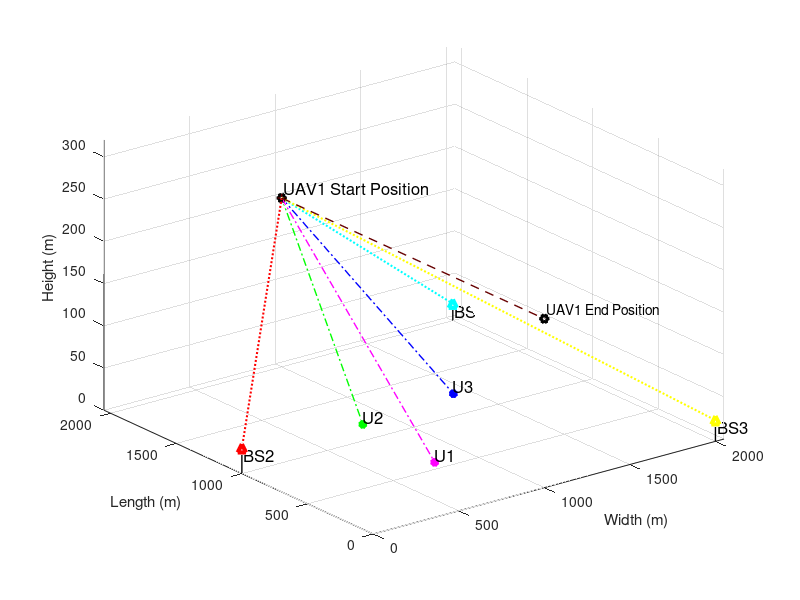

Reproduce this figure in MATLAB. (Note: this script raises an error after producing the figure.)
clc;
clear variables;
close all;

%% Simulation Environment

enWidth = 2000;             % Simulation Environment Width (X axis)
enLength = 2000;            % Simulation Environment Length (Y axis)
enHeight = 320;             % Simulation Environment Height (Z axis)
maxHeighUAV = 300;          % Maximum Height of UAV
minHeighUAV = 50;           % Minimum Height of UAV
noUsers = 3;                % Number of Users
noBS = 3;                   % Number of Base Sations
noUAV = 1;                  % Number of UAVs

%% Ground Users, Base Stations and UAV Positions


for i=1:noUAV
    % UAV Start Position
    xUAV_S(i) = 1000;       % UAV start position in X axis
    yUAV_S(i) = enLength;   % UAV start position in Y axis
    zUAV_S(i) = 200;        % UAV start position in Z axis
    
    % UAV End Position
    xUAV_E(i) = 1000;       % UAV end position in X axis
    yUAV_E(i) = 0;          % UAV end position in Y axis
    zUAV_E(i) = 200;        % UAV end position in Z axis
end

% Initialization of UAV moving positions
for i=1:noUAV
    xUAV(i) = 1000;         % UAV position in X axis
    yUAV(i) = enLength;     % UAV position in Y axis
    zUAV(i) = zUAV_S(i);    % UAV position in Z axis
end

% BS positions in the environment
xBS = [2000,0,2000];        % BSs positions in X axis
yBS = [2000,1000,0];        % BSs positions in Y axis
zBS = [20, 30, 25];         % BSs positions in Z axis

% Ground Users' posision
for i=1:noUsers
    xUser(i) = randi([enWidth/4, 3*enWidth/4]);     % User position in X axis
    yUser(i) = randi([enLength/4, 3*enLength/4]);   % User position in Y axis
    zUser(i) = 0;                                   % User position in Z axis = 0
end

%% Figure plot in Initialization of Environment


% Ground User plotting
figure,
%userPlot = plot3(xUser,yUser,zUser,'k*','linewidth',3); hold on;
userColorCode = ['m*';'g*';'b*'];
for o=1:noUsers
    userPlot(o) = plot3(xUser(o),yUser(o),zUser(o),userColorCode(o,:),'linewidth',3); 
    hold on;
end
for o=1:noUsers
    textUsers(o) = text(xUser(o)-10,yUser(o)-10,zUser(o)+10,['U',num2str(o)],'FontSize', 12);
    %textUsAngle(o) = text(xUser(o)+10,yUser(o)+10,['U_{\theta_{',num2str(o),'}}'],'FontSize', 12);
end

% UAVs Plotting
uavColorCode = ['kh'];
for o=1:noUAV
    plot3(xUAV_S(o), yUAV_S(o), zUAV_S(o), uavColorCode(o,:),'linewidth', 3);
end
for o=1:noUAV
    text(xUAV_S(o) + 20, yUAV_S(o) + 10, zUAV_S(o) + 10,['UAV',num2str(o),' Start Position'],'FontSize', 12);
end

for o=1:noUAV
    plot3(xUAV_E(o), yUAV_E(o), zUAV_E(o), uavColorCode(o,:),'linewidth', 3);
end
for o=1:noUAV
    text(xUAV_E(o) + 20, yUAV_E(o) + 10, zUAV_E(o) + 10,['UAV',num2str(o),' End Position']);
end

% BSs Plotting
bsColorCode = ['c^';'r^';'y^'];
for o=1:noBS
    plot3(xBS(o), yBS(o), zBS(o), bsColorCode(o,:),'linewidth', 3);
end
for o=1:noBS
    plot3([xBS(o) xBS(o)], [yBS(o) yBS(o)],[zBS(o) 0], 'k-','linewidth', 1); drawnow
    text(xBS(o) + 20, yBS(o) + 10, zBS(o) - 10,['BS', num2str(o)],'FontSize', 12);
end

% Plotting LoS Channel between BSs and UAVs
bsColorCodeLine = ['c:';'r:';'y:'];
for i = 1:noUAV
    for directBS = 1:noBS
        plot3([xUAV(i) xBS(directBS)], [yUAV(i) yBS(directBS)],[zUAV(i) zBS(directBS)], bsColorCodeLine(directBS,:),'linewidth', 1.5); drawnow
    end
end

% Plotting LoS Channel between users and UAVs
userColorCodeLine = ['m-.';'g-.';'b-.'];
for i = 1:noUAV
    for directUsers = 1:noUsers
        plot3([xUAV(i) xUser(directUsers)], [yUAV(i) yUser(directUsers)],[zUAV(i) zUser(directUsers)], userColorCodeLine(directUsers,:),'linewidth', 1); drawnow
    end
end

% Plotting UAV default path
for i = 1:noUAV
    plot3([xUAV_S(i) xUAV_E(i)], [yUAV_S(i) yUAV_E(i)],[zUAV_S(i) zUAV_E(i)], '--', 'Color', '#660000' ,'linewidth', 1); drawnow
end

mx = (zUAV_S - zUAV_E)/(yUAV_S - yUAV_E);
c = zUAV_S - mx*yUAV_S;

% 3D Plot labels
xlim([0 2050])
ylim([0 2050])
zlim([0 320])
xlabel('Width (m)');
ylabel('Length (m)');
zlabel('Height (m)');
grid on; hold on; drawnow

%% Information for path loss model

eta = 2.5;              % Path Loss Component
b_0dB = -50;            % Reference Channel Gain in dB
b_0 = db2pow(b_0dB);    % Reference Channel Gain in linear scale
k = 0.01;               % Additional attenuation for NLoS

%% Infromation for Rician Fading Model

% Rician factor
K_min = 4;      % K_min value in dB
K_max = 12;     % K_max value in dB

A1 = db2pow(K_min);
A2 = (2/pi)*log((db2pow(K_max))/A1);

%N = 10^5;
g = sqrt(1/2)*(randn(1,1)+1i*randn(1,1));


%% Simulation
index = 1;
for j = enLength:-100:0
    for i=1:noUAV
        zUAV(i) = mx*j + c;
        yUAV(i) = j;
        plot3(xUAV(i),  yUAV(i),  zUAV(i), '+','Color','#660000','linewidth', 1);hold on;

        % LoS distance between UAVs and BSs
        for bm=1:noBS
            groundDisUAV_BS(i,bm) = sqrt((xUAV(i)-xBS(bm))^2 + (yUAV(i)-yBS(bm))^2);
            DisUAV_BS(i,bm) = sqrt(groundDisUAV_BS(i,bm)^2 + (zBS(bm)-zUAV(i))^2);
            
            % Elavation Angle in radiant between UAVs and Users
            angleUAV_BS(i,bm) = atan(abs(zBS(bm)-zUAV(i))/groundDisUAV_BS(i,bm))*(180/pi);
            
            PLoS_BS(index,i,bm) = 1/(1+(10*exp(-0.6*(angleUAV_BS(i,bm)-10))));
            
            pow_LoS_BS = b_0*(DisUAV_BS(i,bm)^(-eta));
            
            
            % Angle depend rician factor
            K_UAV_BS(i,bm) = A1*exp(A2*angleUAV_BS(i,bm)*(pi/180));
            
            g_UAV_BS(i,bm) = sqrt(K_UAV_BS(i,bm)/(1+K_UAV_BS(i,bm)))*g + sqrt(1/(1+K_UAV_BS(i,bm)))*g;
            
            h_UAV_BS(index,i,bm) = sqrt(pow_LoS_BS)*g_UAV_BS(i,bm);
            
            h_UAV_BS_dB(index,i,bm) = pow2db(abs(h_UAV_BS(index,i,bm))^2);
            
        end
        
        % LoS distance between UAVs and Users
        for m=1:noUsers
            groundDisUAV_User(i,m) = sqrt((xUAV(i)-xUser(m))^2 + (yUAV(i)-yUser(m))^2);
            DisUAV_User(i,m) = sqrt(groundDisUAV_User(i,m)^2 + zUAV(i)^2);
            
            % Elavation Angle in radiant between UAVs and Users
            angleUAV_User(i,m) = atan(zUAV(i)/groundDisUAV_User(i,m))*(180/pi);
            
            
            PLoS(index,i,m) = 1/(1+(10*exp(-0.6*(angleUAV_User(i,m)-10))));
            
            pow_LoS = b_0*(DisUAV_User(i,m)^(-eta));
            
            
            % Angle depend rician factor
            K_UAV_User(i,m) = A1*exp(A2*angleUAV_User(i,m)*(pi/180));
            
            g_UAV_User(i,m) = sqrt(K_UAV_User(i,m)/(1+K_UAV_User(i,m)))*g + sqrt(1/(1+K_UAV_User(i,m)))*g;
            
            h_UAV_Users(index,i,m) = sqrt(pow_LoS)*g_UAV_User(i,m);
            
            h_UAV_Users_dB(index,i,m) = pow2db(abs(h_UAV_Users(index,i,m))^2);
           
        end
        
        % Power coefficeints calculation for users
        [pow_coef_array_ch(index,:), pow_coef_array_fr(index,:)] = findPowCoeff(abs(h_UAV_Users(index,i,:)),noUsers);
        
        % Achievable Rate Calculations for Users
        [achievableRate_ch(index,:), achievableRate_fr(index,:)] = findAchievableRate(h_UAV_Users(index,i,:),pow_coef_array_ch(index,:),pow_coef_array_fr(index,:),noUsers);
        
        % Achievable Rate Calculations for BSs
        achievableRate_BS(index,:) = findAchievableRate_BS(h_UAV_BS(index,i,:),noBS);
        
        % Achievable Rate Calculations for Users in SWIPT model
        [achievableRate_ch_SWIPT(index,:), achievableRate_fr_SWIPT(index,:)] = findAchievableRate_SWIPT(h_UAV_Users(index,i,:),h_UAV_BS(index,i,:),pow_coef_array_ch(index,:),pow_coef_array_fr(index,:),noUsers);
        
        minRate = min(achievableRate_ch(index,:))
        if index>1 && index<21
            updatedPosition = positionUpdate_PSO(xUAV(i),yUAV(i),zUAV(i),minRate,noUsers,xUser,yUser,g);
            up_xUAV(index,i) = xUAV(i) + updatedPosition.position(1);
            up_zUAV(index,i) = zUAV(i) + updatedPosition.position(2);
            up_yUAV(index,i) = yUAV(i);
        else
            up_xUAV(index,i) = xUAV(i);
            up_yUAV(index,i) = yUAV(i);
            up_zUAV(index,i) = zUAV(i);
        end
        plot3(up_xUAV(index,i),  up_yUAV(index,i),  up_zUAV(index,i), 'gh','linewidth', 0.5);hold on;
        
        if index>1 
            plot3([up_xUAV(index-1,i) up_xUAV(index,i)], [up_yUAV(index-1,i) up_yUAV(index,i)],[up_zUAV(index-1,i) up_zUAV(index,i)], 'g--','linewidth', 0.5); drawnow
        end
       % updatedPosition.minRate
        % LoS distance between UAVs and BSs
        for bm=1:noBS
            groundDisUAV_BS_Up(i,bm) = sqrt((up_xUAV(index,i)-xBS(bm))^2 + (up_yUAV(index,i)-yBS(bm))^2);
            DisUAV_BS_Up(i,bm) = sqrt(groundDisUAV_BS_Up(i,bm)^2 + (zBS(bm)-up_zUAV(index,i))^2);
            
            % Elavation Angle in radiant between UAVs and Users
            angleUAV_BS_Up(i,bm) = atan(abs(zBS(bm)-up_zUAV(index,i))/groundDisUAV_BS_Up(i,bm))*(180/pi);
            
            PLoS_BS_Up(index,i,bm) = 1/(1+(10*exp(-0.6*(angleUAV_BS_Up(i,bm)-10))));
            
            pow_LoS_BS_Up = b_0*(DisUAV_BS_Up(i,bm)^(-eta));
            pow_NLoS_BS_Up = k*b_0*(DisUAV_BS_Up(i,bm)^(-eta));
            Ch_pow_LoS_BS_Up(index,i,bm) = pow2db(pow_LoS_BS_Up); 
            Ch_pow_NLoS_BS_Up(index,i,bm) = pow2db(pow_NLoS_BS_Up);
            
            % Expected Path Loss Channel gain
            E_bd_BS_Up = PLoS_BS_Up(index,i,bm)*pow_LoS_BS_Up + (1 - PLoS_BS_Up(index,i,bm))*pow_NLoS_BS_Up;
            E_bd_dB_BS_Up(index,i,bm) = pow2db(E_bd_BS_Up); % in dB
            
            % Angle depend rician factor
            K_UAV_BS_Up(i,bm) = A1*exp(A2*angleUAV_BS_Up(i,bm)*(pi/180));
            
            g_UAV_BS_Up(i,bm) = sqrt(K_UAV_BS_Up(i,bm)/(1+K_UAV_BS_Up(i,bm)))*g + sqrt(1/(1+K_UAV_BS_Up(i,bm)))*g;
            
            h_UAV_BS_Up(index,i,bm) = sqrt(pow_LoS_BS_Up)*g_UAV_BS_Up(i,bm);
            
            h_UAV_BS_dB_Up(index,i,bm) = pow2db(abs(h_UAV_BS_Up(index,i,bm))^2);
            
        end
        
        % LoS distance between UAVs and Users
        for m=1:noUsers
            groundDisUAV_User_Up(i,m) = sqrt((up_xUAV(index,i)-xUser(m))^2 + (up_yUAV(index,i)-yUser(m))^2);
            DisUAV_User_Up(i,m) = sqrt(groundDisUAV_User_Up(i,m)^2 + up_zUAV(index,i)^2);
            
            % Elavation Angle in radiant between UAVs and Users
            angleUAV_User_Up(i,m) = atan(up_zUAV(index,i)/groundDisUAV_User_Up(i,m))*(180/pi);
            
            
            PLoS_Up(index,i,m) = 1/(1+(10*exp(-0.6*(angleUAV_User_Up(i,m)-10))));
            
            pow_LoS_Up = b_0*(DisUAV_User_Up(i,m)^(-eta));
            pow_NLoS_Up = k*b_0*(DisUAV_User_Up(i,m)^(-eta));
            Ch_pow_LoS_Up(index,i,m) = pow2db(pow_LoS_Up); 
            Ch_pow_NLoS_Up(index,i,m) = pow2db(pow_NLoS_Up);
            
            % Expected Path Loss Channel gain
            E_bd_Up = PLoS_Up(index,i,m)*pow_LoS_Up + (1 - PLoS_Up(index,i,m))*pow_NLoS_Up;
            E_bd_dB_Up(index,i,m) = pow2db(E_bd_Up); % in dB
            
            
            % Angle depend rician factor
            K_UAV_User_Up(i,m) = A1*exp(A2*angleUAV_User_Up(i,m)*(pi/180));
            
            g_UAV_User_Up(i,m) = sqrt(K_UAV_User_Up(i,m)/(1+K_UAV_User_Up(i,m)))*g + sqrt(1/(1+K_UAV_User_Up(i,m)))*g;
            
            h_UAV_Users_Up(index,i,m) = sqrt(pow_LoS_Up)*g_UAV_User_Up(i,m);
            
            h_UAV_Users_dB_Up(index,i,m) = pow2db(abs(h_UAV_Users_Up(index,i,m))^2);
           
        end
%         %%%%%%%%%%%%%%%%%%%%%%%%%%%%%%%%%%%%%%%%%%%%%%%%%%%%%%%%%%%%%%%%%%%%%%%%%%%%%%%%%%%%%%%%%%%%%%%%%%
%         minRate_SWIPT = min(achievableRate_ch_SWIPT(index,:))
%         if index>1 && index<21
%             updatedPosition_SWIPT = positionUpdate_PSO_SWIPT(xUAV(i),yUAV(i),zUAV(i),xBS,yBS,zBS,minRate,noUsers,xUser,yUser,g,noBS);
%             up_xUAV_SWIPT(index,i) = xUAV(i) + updatedPosition_SWIPT.position(1);
%             up_zUAV_SWIPT(index,i) = zUAV(i) + updatedPosition_SWIPT.position(2);
%             up_yUAV_SWIPT(index,i) = yUAV(i);
%         else
%             up_xUAV_SWIPT(index,i) = xUAV(i);
%             up_yUAV_SWIPT(index,i) = yUAV(i);
%             up_zUAV_SWIPT(index,i) = zUAV(i);
%         end
%         plot3(up_xUAV_SWIPT(index,i),  up_yUAV_SWIPT(index,i),  up_zUAV_SWIPT(index,i), 'gp','linewidth', 0.5);hold on;
%         
%         if index>1 
%             plot3([up_xUAV_SWIPT(index-1,i) up_xUAV_SWIPT(index,i)], [up_yUAV_SWIPT(index-1,i) up_yUAV_SWIPT(index,i)],[up_zUAV_SWIPT(index-1,i) up_zUAV_SWIPT(index,i)], 'm--','linewidth', 0.5); drawnow
%         end
%        % updatedPosition.minRate
%         % LoS distance between UAVs and BSs
%         for bm=1:noBS
%             groundDisUAV_BS_Up_SWIPT(i,bm) = sqrt((up_xUAV_SWIPT(index,i)-xBS(bm))^2 + (up_yUAV_SWIPT(index,i)-yBS(bm))^2);
%             DisUAV_BS_Up_SWIPT(i,bm) = sqrt(groundDisUAV_BS_Up_SWIPT(i,bm)^2 + (zBS(bm)-up_zUAV_SWIPT(index,i))^2);
%             
%             % Elavation Angle in radiant between UAVs and Users
%             angleUAV_BS_Up_SWIPT(i,bm) = atan(abs(zBS(bm)-up_zUAV_SWIPT(index,i))/groundDisUAV_BS_Up_SWIPT(i,bm))*(180/pi);
%             
%             PLoS_BS_Up_SWIPT(index,i,bm) = 1/(1+(10*exp(-0.6*(angleUAV_BS_Up_SWIPT(i,bm)-10))));
%             
%             pow_LoS_BS_Up_SWIPT = b_0*(DisUAV_BS_Up_SWIPT(i,bm)^(-eta));
%             pow_NLoS_BS_Up_SWIPT = k*b_0*(DisUAV_BS_Up_SWIPT(i,bm)^(-eta));
%             Ch_pow_LoS_BS_Up_SWIPT(index,i,bm) = pow2db(pow_LoS_BS_Up_SWIPT); 
%             Ch_pow_NLoS_BS_Up_SWIPT(index,i,bm) = pow2db(pow_NLoS_BS_Up_SWIPT);
%             
%             % Expected Path Loss Channel gain
%             E_bd_BS_Up_SWIPT = PLoS_BS_Up_SWIPT(index,i,bm)*pow_LoS_BS_Up_SWIPT + (1 - PLoS_BS_Up_SWIPT(index,i,bm))*pow_NLoS_BS_Up_SWIPT;
%             E_bd_dB_BS_Up_SWIPT(index,i,bm) = pow2db(E_bd_BS_Up_SWIPT); % in dB
%             
%             % Angle depend rician factor
%             K_UAV_BS_Up_SWIPT(i,bm) = A1*exp(A2*angleUAV_BS_Up_SWIPT(i,bm)*(pi/180));
%             
%             g_UAV_BS_Up_SWIPT(i,bm) = sqrt(K_UAV_BS_Up_SWIPT(i,bm)/(1+K_UAV_BS_Up_SWIPT(i,bm)))*g + sqrt(1/(1+K_UAV_BS_Up_SWIPT(i,bm)))*g;
%             
%             h_UAV_BS_Up_SWIPT(index,i,bm) = sqrt(pow_LoS_BS_Up_SWIPT)*g_UAV_BS_Up_SWIPT(i,bm);
%             
%             h_UAV_BS_dB_Up_SWIPT(index,i,bm) = pow2db(abs(h_UAV_BS_Up_SWIPT(index,i,bm))^2);
%             
%         end
%         
%         % LoS distance between UAVs and Users
%         for m=1:noUsers
%             groundDisUAV_User_Up_SWIPT(i,m) = sqrt((up_xUAV_SWIPT(index,i)-xUser(m))^2 + (up_yUAV_SWIPT(index,i)-yUser(m))^2);
%             DisUAV_User_Up_SWIPT(i,m) = sqrt(groundDisUAV_User_Up_SWIPT(i,m)^2 + up_zUAV_SWIPT(index,i)^2);
%             
%             % Elavation Angle in radiant between UAVs and Users
%             angleUAV_User_Up_SWIPT(i,m) = atan(up_zUAV_SWIPT(index,i)/groundDisUAV_User_Up_SWIPT(i,m))*(180/pi);
%             
%             
%             PLoS_Up_SWIPT(index,i,m) = 1/(1+(10*exp(-0.6*(angleUAV_User_Up_SWIPT(i,m)-10))));
%             
%             pow_LoS_Up_SWIPT = b_0*(DisUAV_User_Up_SWIPT(i,m)^(-eta));
%             pow_NLoS_Up_SWIPT = k*b_0*(DisUAV_User_Up_SWIPT(i,m)^(-eta));
%             Ch_pow_LoS_Up_SWIPT(index,i,m) = pow2db(pow_LoS_Up_SWIPT); 
%             Ch_pow_NLoS_Up_SWIPT(index,i,m) = pow2db(pow_NLoS_Up_SWIPT);
%             
%             % Expected Path Loss Channel gain
%             E_bd_Up_SWIPT = PLoS_Up_SWIPT(index,i,m)*pow_LoS_Up_SWIPT + (1 - PLoS_Up_SWIPT(index,i,m))*pow_NLoS_Up_SWIPT;
%             E_bd_dB_Up_SWIPT(index,i,m) = pow2db(E_bd_Up_SWIPT); % in dB
%             
%             
%             % Angle depend rician factor
%             K_UAV_User_Up_SWIPT(i,m) = A1*exp(A2*angleUAV_User_Up_SWIPT(i,m)*(pi/180));
%             
%             g_UAV_User_Up_SWIPT(i,m) = sqrt(K_UAV_User_Up_SWIPT(i,m)/(1+K_UAV_User_Up_SWIPT(i,m)))*g + sqrt(1/(1+K_UAV_User_Up_SWIPT(i,m)))*g;
%             
%             h_UAV_Users_Up_SWIPT(index,i,m) = sqrt(pow_LoS_Up_SWIPT)*g_UAV_User_Up_SWIPT(i,m);
%             
%             h_UAV_Users_dB_Up_SWIPT(index,i,m) = pow2db(abs(h_UAV_Users_Up_SWIPT(index,i,m))^2);
%            
%         end
% 
%         
%         
%         
%         %%%%%%%%%%%%%%%%%%%%%%%%%%%%%%%%%%%%%%%%%%%%%%%%%%%%%%%%%%%%%%%%%%%%%%%%%%%%%%%%%%%%%%%%%%%%%%%%%
        % Power coefficeints calculation for users
        [pow_coef_array_ch_Up(index,:), pow_coef_array_fr_Up(index,:)] = findPowCoeff(abs(h_UAV_Users_Up(index,i,:)),noUsers);
        
        % Achievable Rate Calculations for Users
        [achievableRate_ch_Up(index,:), achievableRate_fr_Up(index,:)] = findAchievableRate(h_UAV_Users_Up(index,i,:),pow_coef_array_ch_Up(index,:),pow_coef_array_fr_Up(index,:),noUsers);
        
        % Achievable Rate Calculations for BSs
        achievableRate_BS_Up(index,:) = findAchievableRate_BS(h_UAV_BS_Up(index,i,:),noBS);
        
        % Achievable Rate Calculations for Users in SWIPT model
        [achievableRate_ch_SWIPT_Up(index,:), achievableRate_fr_SWIPT_Up(index,:)] = findAchievableRate_SWIPT(h_UAV_Users_Up(index,i,:),h_UAV_BS_Up(index,i,:),pow_coef_array_ch_Up(index,:),pow_coef_array_fr_Up(index,:),noUsers);
        
        minAchRate(index) = min(achievableRate_ch(index,:));
        minAchRate_Up(index) = min(achievableRate_ch_Up(index,:));
        
        minAchRate_SWIPT(index) = min(achievableRate_ch_SWIPT(index,:));
        minAchRate_Up_SWIPT(index) = min(achievableRate_ch_SWIPT_Up(index,:));
        
        
%     
%         
%         %%%%%%%%%%%%%%%%%%%%%%%%%%%%%%%%%%%%%%%%%%%%%%%%%%%%%%%%%%%%%%%%%%%%%%%%%%%%%%%%%%%%%%%%%%%%%%%%%%%
%         
%         % Power coefficeints calculation for users
%         [pow_coef_array_ch_Up_SWIPT(index,:), pow_coef_array_fr_Up_SWIPT(index,:)] = findPowCoeff(abs(h_UAV_Users_Up_SWIPT(index,i,:)),noUsers);
%         
%         % Achievable Rate Calculations for Users
%         %[achievableRate_ch_Up_SWIPT(index,:), achievableRate_fr_Up_SWIPT(index,:)] = findAchievableRate(h_UAV_Users_Up_SWIPT(index,i,:),pow_coef_array_ch_Up_SWIPT(index,:),pow_coef_array_fr_Up_SWIPT(index,:),noUsers);
%         
%         % Achievable Rate Calculations for BSs
%         %achievableRate_BS_Up_SWIPT(index,:) = findAchievableRate_BS(h_UAV_BS_Up_SWIPT(index,i,:),noBS);
%         
%         % Achievable Rate Calculations for Users in SWIPT model
%         [achievableRate_ch_SWIPT_Up(index,:), achievableRate_fr_SWIPT_Up(index,:)] = findAchievableRate_SWIPT(h_UAV_Users_Up_SWIPT(index,i,:),h_UAV_BS_Up_SWIPT(index,i,:),pow_coef_array_ch_Up_SWIPT(index,:),pow_coef_array_fr_Up_SWIPT(index,:),noUsers);
%         
%         %%%%%%%%%%%%%%%%%%%%%%%%%%%%%%%%%%%%%%%%%%%%%%%%%%%%%%%%%%%%%%%%%%%%%%%%%%%%%%%%%%%%%%%%%%%%%%%%%%%
%         
%         minAchRate_SWIPT(index) = min(achievableRate_ch_SWIPT(index,:));
%         minAchRate_Up_SWIPT(index) = min(achievableRate_ch_SWIPT_Up(index,:));
%         
        
    end
    index = index +1;
end
